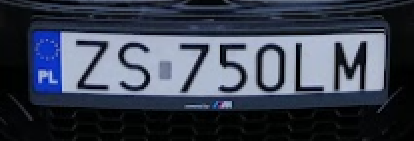
#> input picture src/test_data/plate_ocr_test.png, 414 x 141 px, found by its file name
$ python detection_ocr_test.py
#> lines starting #> are read from the running program, lines starting #| are printed output that depends on the picture; after the words box and inside, x2 and y2 are one past the last pixel; in counts of white or black regions, pixels touching at a corner belong together; long printed decimals are rounded
### src/ocr_detection.py
import re

import cv2
import numpy as np
import pytesseract

from src.utils import scale_image


# [26 lines left out: functions process, get_contours, detect_licence_plate_characters, not called in this run]


def get_candidates(image, cnts, avg_sizes, candidates, counter, verbose):
    cnts = cnts[0] if len(cnts) == 2 else cnts[1]
    for c in cnts:
        x, y, w, h = cv2.boundingRect(c)
        area = w * h
        if h >= image.shape[0] - 5:
            continue

        if w / h > 1.5 or h / w > 5 or area < 100:
            if verbose:
                # różowy
                cv2.rectangle(image, (x, y), (x + w, y + h), (255, 100, 255), 3)
            continue
        counter += 1

        if area > 1900:
            if verbose:
                cv2.rectangle(image, (x, y), (x + w, y + h), (0, 255, 255), 3)
            avg_sizes.append(h)
            candidates.append([x, y, w, h])

    return [avg_sizes, candidates, counter]


def ocr_with_segmentation(image, verbose=False):
    org_image = image.copy()
    # blue
    candidate_color = (255, 0, 0)
    # grey
    non_max_color = (192, 192, 192)

    img_gray = cv2.cvtColor(image, cv2.COLOR_BGR2GRAY)
    _, thresh = cv2.threshold(img_gray, 200, 255, cv2.THRESH_BINARY + cv2.THRESH_OTSU)

    result = np.zeros(image.shape, dtype=np.uint8)
    result_bin = np.zeros(image.shape, dtype=np.uint8)
    hsv = cv2.cvtColor(image, cv2.COLOR_BGR2HSV)
    lower = np.array([0, 0, 0])
    upper = np.array([179, 100, 130])
    mask = cv2.inRange(hsv, lower, upper)

    # Perform morph close and merge for 3-channel ROI extraction
    kernel = cv2.getStructuringElement(cv2.MORPH_RECT, (3, 3))
    close = cv2.morphologyEx(mask, cv2.MORPH_CLOSE, kernel, iterations=1)
    extract = cv2.merge([close, close, close])

    # Find contours, filter using contour area, and extract using Numpy slicing

    avg_sizes = []
    candidates = []
    counter = 0

    cnts = cv2.findContours(close, cv2.RETR_TREE, cv2.CHAIN_APPROX_SIMPLE)
    [avg_sizes, candidates, counter] = get_candidates(image, cnts, avg_sizes, candidates, counter, verbose)

    cnts = cv2.findContours(thresh, cv2.RETR_TREE, cv2.CHAIN_APPROX_SIMPLE)
    [avg_sizes, candidates, counter] = get_candidates(image, cnts, avg_sizes, candidates, counter, verbose)

    if not len(avg_sizes) > 0:
        return ''

    avg_height = np.mean(avg_sizes)
    if verbose:
        print('avg_height', avg_height)
        # print('std_dev', statistics.pstdev(avg_sizes))
        # print('variance', statistics.variance(avg_sizes))
        print(np.sort(avg_sizes))

    nms_candidates = []
    thresh_rgb = cv2.cvtColor(thresh, cv2.COLOR_GRAY2RGB)
    thresh_rgb = 255 - thresh_rgb
    for el in candidates:
        x, y, w, h = el
        nms_candidates.append([y, x, h, w])
        if h < (avg_height - 10):
            continue

        if verbose:
            print(x, y, w, h)
            cv2.rectangle(image, (x, y), (x + w, y + h), candidate_color, 3)
        result_bin[y:y + h, x:x + w] = thresh_rgb[y:y + h, x:x + w]
        result[y:y + h, x:x + w] = extract[y:y + h, x:x + w]

    # [4 lines of commented-out code are left out]

    if verbose:
        print('contours count', counter)

    invert = 255 - result
    invert_tresh = 255 - result_bin
    # connected = cv2.addWeighted(invert, 0.5, invert_tresh, 0.5, 0.0)
    predicted_result = pytesseract.image_to_string(
        invert_tresh, lang='eng', config='--psm 6 --oem 1 tessedit_char_whitelist=ABCDEFGHIJKLMNOPQRSTUVWXYZ0123456789')

    if predicted_result:
        predicted_result = predicted_result.replace(')', 'J')
        letters = re.findall("[A-Z0-9]+", predicted_result)
        predicted_result = ' '.join(letters)

    if verbose:
        cv2.imshow('org_image', org_image)
        cv2.imshow('image', image)
        # cv2.imshow('Concatenated image', connected)
        cv2.imshow('Binary image rgb', invert_tresh)
        cv2.imshow('close', close)
        cv2.imshow('invert', invert)
        cv2.waitKey()

    return predicted_result

### src/tests/detection_ocr_test.py
import cv2
import numpy as np

from src.ocr_detection import ocr_with_segmentation

verbose = True

test_dict = {
    'test_data/plate_ocr_test.png': 'ZS750LM',
    'test_data/1662209672.800843.png': 'FZ6828J',
    'test_data/1662286826.753569.png': 'FZ0150G',
    'test_data/1661452014.770696.png': 'FZ5055K',
    'test_data/1661452165.056953.png': 'DJ93282',
    'test_data/1661448258.096648.png': 'FZ2942J',
    'test_data/1661454606.268474.png': 'FZ2942J',
    'test_data/1661455167.149186.png': 'FZ2942J',
    'test_data/1661456134.643931.png': 'FZ2942J',
    'test_data/blurred_plate.png': 'FZ5055K',
}

for key in test_dict:
    img = cv2.imread(key)
#> img is the input picture: shape (141, 414, 3); mean B, G, R 81.6, 66.2, 59.2
    scale_height = 300
    h, w, _ = img.shape
#> h = 141; w = 414
    w_new = int(np.round(w * scale_height / h))
#> w_new = 881
    img = cv2.resize(img, (w_new, scale_height))
#> img: shape (300, 881, 3)

    value = ocr_with_segmentation(img, verbose)
#> in ocr_with_segmentation, `_, thresh = cv2.threshold(img_gray, 200, 255, cv2.THRESH_BINARY + cv2...`:
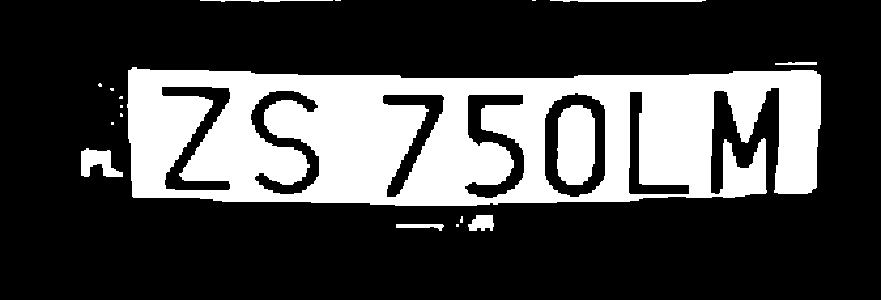
#> thresh: shape (300, 881); 27.3% white; 18 white regions (10 under 20 px), largest, box (x1, y1, x2, y2) and area: (127, 67, 821, 206) 67715, (557, 105, 595, 185) 2662, (81, 148, 123, 177) 724
#> in ocr_with_segmentation, `hsv = cv2.cvtColor(image, cv2.COLOR_BGR2HSV)`: hsv: shape (300, 881, 3); mean H, S, V 102.7, 100.7, 81.6
#> in ocr_with_segmentation, `mask = cv2.inRange(hsv, lower, upper)`: mask: shape (300, 881); 30% white; 239 white regions (183 under 20 px), largest, box (x1, y1, x2, y2) and area: (43, 0, 881, 300) 38442, (0, 0, 839, 143) 15374, (710, 87, 783, 198) 2415
#> in ocr_with_segmentation, `close = cv2.morphologyEx(mask, cv2.MORPH_CLOSE, kernel, iterations=1)`:
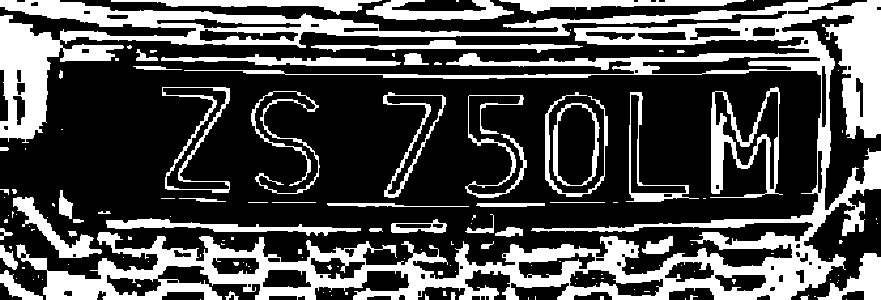
#> close: shape (300, 881); 30.7% white; 145 white regions (94 under 20 px), largest, box (x1, y1, x2, y2) and area: (0, 0, 881, 300) 56115, (710, 87, 783, 198) 2529, (366, 0, 514, 20) 1602
#> in ocr_with_segmentation, `extract = cv2.merge([close, close, close])`: extract: shape (300, 881, 3); 30.7% white; 145 white regions (94 under 20 px)
#> in ocr_with_segmentation, `cnts = cv2.findContours(close, cv2.RETR_TREE, cv2.CHAIN_APPROX_SIMPLE)`: cnts = 215 contours, 123 with area under 20; largest, box (x1, y1, x2, y2) and area: (0, 0, 881, 300) 62252, (710, 87, 783, 198) 3866, (553, 103, 600, 186) 3205, (557, 104, 596, 186) 2655, (162, 87, 230, 193) 2334
#> the loop in get_candidates, `for c in cnts:` made 215 passes
#> (x, y, w, h, area) on passes 8, 9, 11: (800, 295, 9, 5, 45), (690, 295, 8, 5, 40), (425, 294, 4, 6, 24)
#> after the loop in get_candidates, `for c in cnts:`:
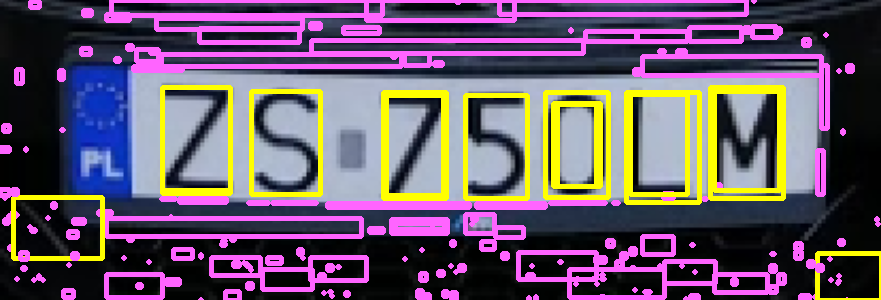
#> image: shape (300, 881, 3); mean B, G, R 104, 86, 105.5
#> after the loop in get_candidates, `for c in cnts:`: avg_sizes = [47, 61, 83, 82, 103, 110, 100, 105, 106, 100, 103, 111, 99, 106, 103]; candidates = 15 items, first 6: [817, 253, 64, 47], [13, 197, 89, 61], [553, 103, 47, 83], [557, 104, 39, 82], [465, 95, 62, 103], [626, 92, 73, 110]; counter = 25
#> in ocr_with_segmentation, `cnts = cv2.findContours(thresh, cv2.RETR_TREE, cv2.CHAIN_APPROX_SIMPLE)`: cnts = 24 contours, 10 with area under 20; largest, box (x1, y1, x2, y2) and area: (127, 67, 821, 206) 82438, (544, 92, 606, 198) 5598, (464, 94, 525, 199) 2626, (161, 86, 231, 191) 2568, (557, 105, 595, 185) 2558
#> call 2 of get_candidates, with counter = 25, verbose = True
#> the loop in get_candidates (call 2), `for c in cnts:` made 24 passes
#> (x, y, w, h, area) on passes 2, 3, 4, 5, 12, 13, 14, 15, 16, 17, 18, 19: (396, 224, 48, 7, 336), (460, 216, 3, 7, 21), (468, 215, 26, 16, 416), (81, 148, 42, 29, 1218), (127, 67, 694, 139, 96466), (464, 94, 61, 105, 6405), (382, 94, 63, 104, 6552), (544, 92, 62, 106, 6572), (557, 105, 38, 80, 3040), (628, 91, 62, 104, 6448), (250, 90, 70, 105, 7350), (161, 86, 70, 105, 7350)
#> after the loop in get_candidates (call 2), `for c in cnts:`:
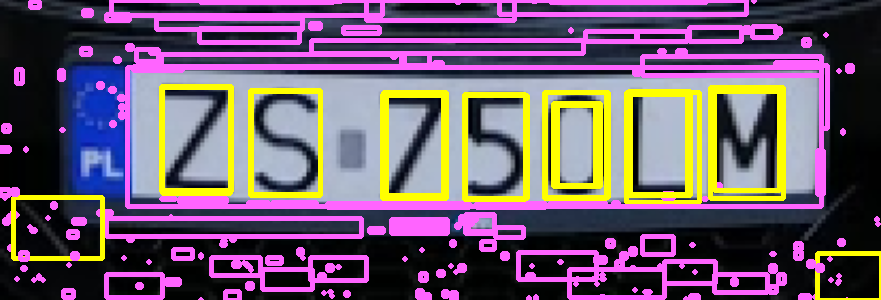
#> image: shape (300, 881, 3); 3.21% of pixels changed, all inside (x1, y1, x2, y2) = (96, 3, 824, 231)
#> after the loop in get_candidates (call 2), `for c in cnts:`: avg_sizes = [47, 61, 83, 82, 103, 110, 100, 105, 106, 100, 103, 111, 99, 106, 103, 105, 104, 106, 80, 104, 105, 105]; candidates = 22 items, first 6: [817, 253, 64, 47], [13, 197, 89, 61], [553, 103, 47, 83], [557, 104, 39, 82], [465, 95, 62, 103], [626, 92, 73, 110]; counter = 33
#> in ocr_with_segmentation, `avg_height = np.mean(avg_sizes)`: avg_height = 96.73
#| avg_height 96.727
#| [ 47  61  80  82  83  99 100 100 103 103 103 104 104 105 105 105 105 106
#|  106 106 110 111]
#> the loop in ocr_with_segmentation, `for el in candidates:` made 22 passes
#> (x, y, w, h) on passes 1 to 11: (817, 253, 64, 47), (13, 197, 89, 61), (553, 103, 47, 83), (557, 104, 39, 82), (465, 95, 62, 103), (626, 92, 73, 110), (630, 94, 57, 100), (545, 92, 63, 105), (383, 92, 63, 106), (386, 95, 57, 100), (251, 91, 69, 103)
#> el on passes 12 to 17: [710, 87, 73, 111], [714, 91, 65, 99], [162, 87, 68, 106], [162, 87, 68, 103], [464, 94, 61, 105], [382, 94, 63, 104]
#| 465 95 62 103
#| 626 92 73 110
#| 630 94 57 100
#| 545 92 63 105
#| 383 92 63 106
#| 386 95 57 100
#| 251 91 69 103
#| 710 87 73 111
#> (further printed lines are left out)
#> after the loop in ocr_with_segmentation, `for el in candidates:`:
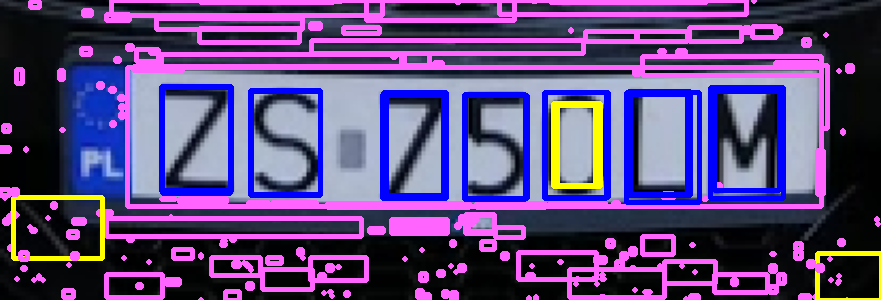
#> image: shape (300, 881, 3); 6.7% of pixels changed, all inside (x1, y1, x2, y2) = (159, 84, 786, 205)
#> after the loop in ocr_with_segmentation, `for el in candidates:`:
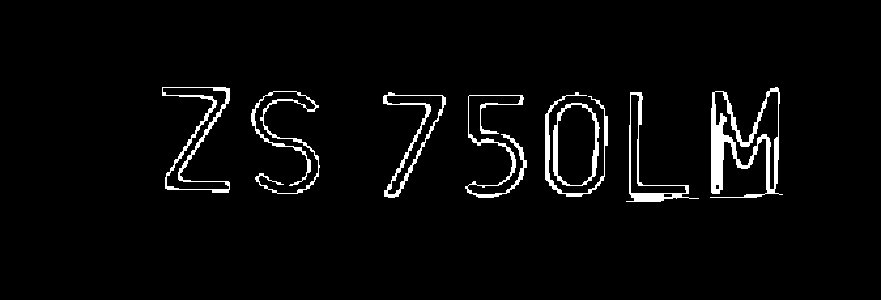
#> result: shape (300, 881, 3); 3.5% white; 8 white regions, largest, box (x1, y1, x2, y2) and area: (710, 87, 783, 198) 2529, (162, 87, 230, 193) 1144, (251, 91, 320, 194) 1056
#> after the loop in ocr_with_segmentation, `for el in candidates:`:
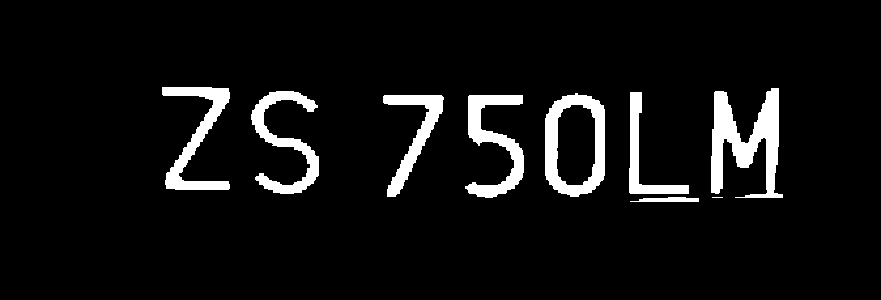
#> result_bin: shape (300, 881, 3); 6.6% white; 9 white regions (1 under 20 px), largest, box (x1, y1, x2, y2) and area: (711, 88, 783, 198) 3892, (545, 93, 605, 197) 2793, (465, 95, 524, 198) 2404
#| contours count 33
#> (the run stopped early here; a loop or call above may not have finished)

$ run again, with src/test_data/1661448266.958315.png copied over src/test_data/plate_ocr_test.png
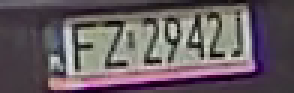
#> input picture src/test_data/1661448266.958315.png, 98 x 31 px, found by its file name (shown 3 times larger)
#> img is the input picture: shape (31, 98, 3); mean B, G, R 97.3, 91.9, 102.9
#> img: shape (300, 948, 3)
#> thresh: shape (300, 948); 38.4% white; 6 white regions, box (x1, y1, x2, y2) and area: (156, 20, 823, 290) 104956, (157, 174, 206, 230) 1836, (541, 73, 573, 127) 1351, (617, 96, 648, 139) 716, (114, 0, 148, 8) 226, (168, 138, 180, 152) 128
#> hsv: shape (300, 948, 3); mean H, S, V 103.8, 49.2, 105.4
#> mask: shape (300, 948); 58.2% white; 28 black regions (9 under 20 px), largest, box (x1, y1, x2, y2) and area: (150, 16, 873, 300) 113913, (160, 178, 203, 228) 1307, (543, 75, 571, 126) 1105
#> close: shape (300, 948); 58.4% white; 22 black regions (2 under 20 px), largest, box (x1, y1, x2, y2) and area: (150, 17, 873, 300) 113788, (160, 178, 202, 226) 1300, (543, 75, 571, 125) 1102
#> extract: shape (300, 948, 3); 58.4% white; 22 black regions (2 under 20 px)
#> in ocr_with_segmentation, `cnts = cv2.findContours(close, cv2.RETR_TREE, cv2.CHAIN_APPROX_SIMPLE)`: cnts = 32 contours, 8 with area under 20; largest, box (x1, y1, x2, y2) and area: (0, 0, 948, 300) 165308, (159, 177, 203, 227) 1372, (409, 100, 436, 160) 1183, (542, 74, 572, 126) 1162, (619, 100, 643, 138) 548
#> the loop in get_candidates, `for c in cnts:` made 32 passes
#> (x, y, w, h, area) on passes 4, 5, 6, 8, 9, 10, 11, 12: (607, 249, 28, 2, 56), (283, 245, 46, 3, 138), (718, 231, 94, 11, 1034), (560, 225, 10, 4, 40), (537, 224, 17, 5, 85), (711, 205, 44, 8, 352), (409, 100, 27, 60, 1620), (0, 0, 948, 300, 284400)
#> after the loop in get_candidates, `for c in cnts:`: avg_sizes = [50]; candidates = [[159, 177, 44, 50]]; counter = 4
#> in ocr_with_segmentation, `[avg_sizes, candidates, counter] = get_candidates(image, cnts, avg_siz..`: avg_sizes = [50]; candidates = [[159, 177, 44, 50]]; counter = 4
#> in ocr_with_segmentation, `cnts = cv2.findContours(thresh, cv2.RETR_TREE, cv2.CHAIN_APPROX_SIMPLE)`: cnts = 19 contours; largest, box (x1, y1, x2, y2) and area: (156, 20, 823, 290) 133522, (229, 62, 413, 229) 10134, (525, 48, 585, 203) 5265, (601, 39, 660, 191) 4456, (451, 53, 523, 210) 3971
#> the loop in get_candidates (call 2), `for c in cnts:` made 19 passes
#> (x, y, w, h, area) on passes 1 to 8: (157, 174, 49, 56, 2744), (168, 138, 12, 14, 168), (156, 20, 667, 270, 180090), (265, 254, 15, 4, 60), (430, 233, 18, 7, 126), (557, 223, 16, 8, 128), (537, 223, 19, 8, 152), (600, 216, 45, 4, 180)
#> after the loop in get_candidates (call 2), `for c in cnts:`:
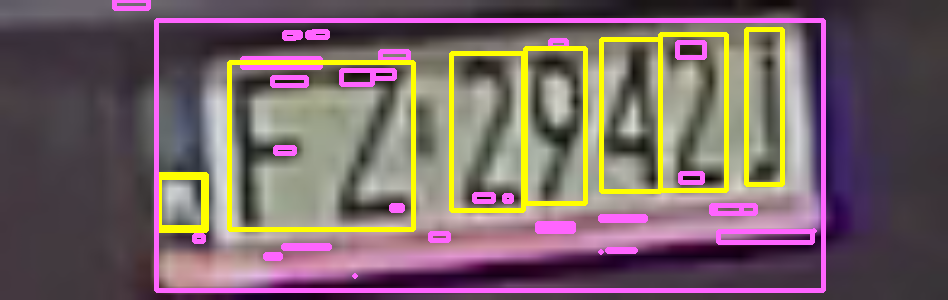
#> image: shape (300, 948, 3); mean B, G, R 101.4, 99.4, 118.8
#> after the loop in get_candidates (call 2), `for c in cnts:`: avg_sizes = [50, 56, 167, 157, 155, 152, 156, 155]; candidates = [[159, 177, 44, 50], [157, 174, 49, 56], [229, 62, 184, 167], [451, 53, 72, 157], [525, 48, 60, 155], [601, 39, 59, 152], [660, 34, 66, 156], [746, 29, 36, 155]]; counter = 15
#> in ocr_with_segmentation, `[avg_sizes, candidates, counter] = get_candidates(image, cnts, avg_siz..`: avg_sizes = [50, 56, 167, 157, 155, 152, 156, 155]; counter = 15
#> avg_height = 131
#| avg_height 131.0
#| [ 50  56 152 155 155 156 157 167]
#> the loop in ocr_with_segmentation, `for el in candidates:` made 8 passes
#> (printed output is left out)
#> after the loop in ocr_with_segmentation, `for el in candidates:`:
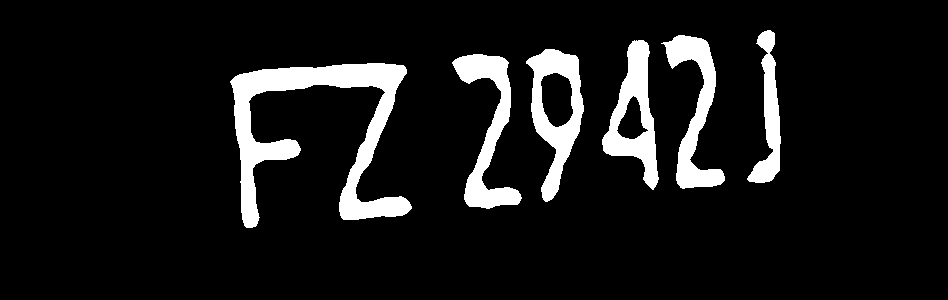
#> result_bin: shape (300, 948, 3); 9.3% white; 6 white regions, box (x1, y1, x2, y2) and area: (230, 63, 412, 228) 9607, (452, 54, 522, 209) 3745, (526, 49, 584, 202) 3742, (602, 40, 659, 190) 3569, (661, 35, 725, 189) 3463, (747, 30, 781, 183) 2219
#> after the loop in ocr_with_segmentation, `for el in candidates:`: nms_candidates = [[177, 159, 50, 44], [174, 157, 56, 49], [62, 229, 167, 184], [53, 451, 157, 72], [48, 525, 155, 60], [39, 601, 152, 59], [34, 660, 156, 66], [29, 746, 155, 36]]
#| contours count 15
#> invert: shape (300, 948, 3); 87.9% white; 9 black regions (2 under 20 px), largest, box (x1, y1, x2, y2) and area: (229, 62, 413, 229) 11889, (601, 34, 726, 191) 9198, (525, 48, 585, 203) 5002

$ run again, with src/test_data/2.png copied over src/test_data/plate_ocr_test.png
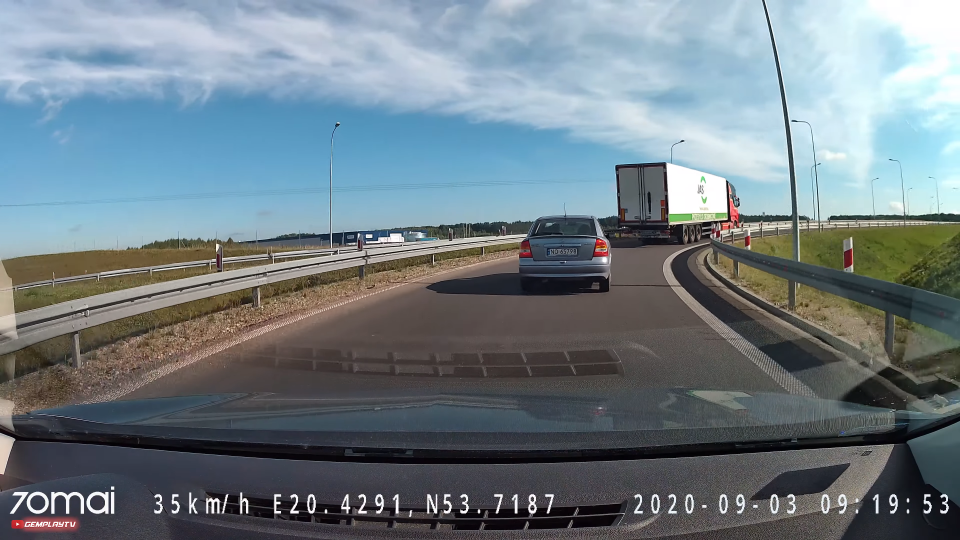
#> input picture src/test_data/2.png, 1920 x 1080 px, found by its file name (shown at 1/2 size)
#> img is the input picture: shape (1080, 1920, 3); mean B, G, R 133.2, 125.8, 112.7
#> img: shape (300, 533, 3)
#> thresh: shape (300, 533); 47.5% white; 499 white regions (440 under 20 px), largest, box (x1, y1, x2, y2) and area: (0, 0, 440, 216) 59352, (424, 0, 533, 145) 11899, (430, 170, 488, 194) 414
#> hsv: shape (300, 533, 3); mean H, S, V 82.4, 60.7, 139.6
#> mask: shape (300, 533); 44.6% white; 445 white regions (423 under 20 px), largest, box (x1, y1, x2, y2) and area: (0, 50, 533, 300) 68268, (115, 105, 198, 152) 463, (7, 154, 52, 174) 251
#> close: shape (300, 533); 49% white; 81 white regions (76 under 20 px), largest, box (x1, y1, x2, y2) and area: (0, 50, 533, 300) 77388, (7, 147, 91, 174) 565, (0, 141, 32, 151) 115, (403, 101, 411, 119) 59, (468, 132, 475, 144) 38
#> extract: shape (300, 533, 3); 49% white; 81 white regions (76 under 20 px)
#> in ocr_with_segmentation, `cnts = cv2.findContours(close, cv2.RETR_TREE, cv2.CHAIN_APPROX_SIMPLE)`: cnts = 198 contours, 111 with area under 20; largest, box (x1, y1, x2, y2) and area: (0, 50, 533, 300) 85580, (17, 131, 296, 201) 4818, (440, 158, 489, 194) 700, (7, 147, 91, 174) 454, (409, 146, 438, 171) 381
#> the loop in get_candidates, `for c in cnts:` made 198 passes
#> (x, y, w, h, area) on passes 3, 17, 18: (28, 164, 9, 5, 45), (7, 147, 84, 27, 2268), (68, 152, 6, 7, 42)
#> after the loop in get_candidates, `for c in cnts:`: avg_sizes = []; counter = 9
#> in ocr_with_segmentation, `[avg_sizes, candidates, counter] = get_candidates(image, cnts, avg_siz..`: avg_sizes = []; counter = 9
#> in ocr_with_segmentation, `cnts = cv2.findContours(thresh, cv2.RETR_TREE, cv2.CHAIN_APPROX_SIMPLE)`: cnts = 779 contours, 732 with area under 20; largest, box (x1, y1, x2, y2) and area: (0, 0, 440, 216) 58576, (424, 0, 533, 145) 11591, (8, 152, 141, 188) 464, (430, 170, 488, 194) 382, (462, 247, 496, 285) 358
#> the loop in get_candidates (call 2), `for c in cnts:` made 779 passes
#> c on passes 39 to 41: [[9, 290], [9, 291]], [[344, 289]], [[317, 289]]
#> after the loop in get_candidates (call 2), `for c in cnts:`:
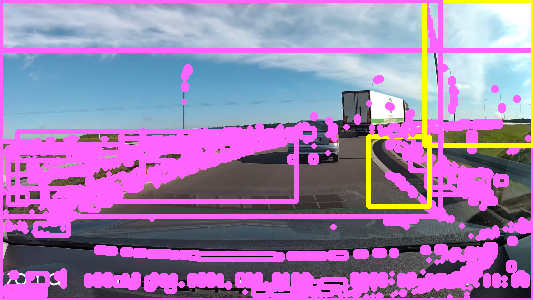
#> image: shape (300, 533, 3); mean B, G, R 175.6, 126.4, 158.8
#| avg_height 107.5
#| [ 70 145]
#> the loop in ocr_with_segmentation, `for el in candidates:` made 2 passes
#> el on passes 1 to 2: [368, 136, 61, 70], [424, 0, 109, 145]
#> (printed output is left out)
#> after the loop in ocr_with_segmentation, `for el in candidates:`:
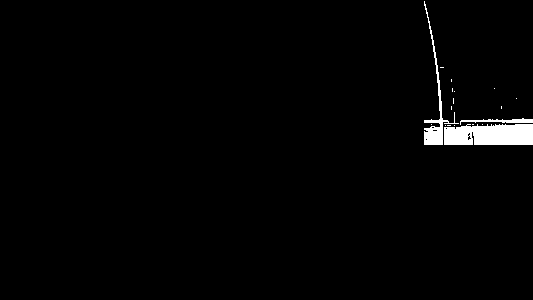
#> result_bin: shape (300, 533, 3); 1.7% white; 18 white regions (15 under 20 px), largest, box (x1, y1, x2, y2) and area: (444, 124, 533, 145) 1716, (424, 1, 459, 145) 679, (460, 118, 533, 125) 210
#| contours count 23
#> invert: shape (300, 533, 3); 99.4% white; 15 black regions (13 under 20 px), largest, box (x1, y1, x2, y2) and area: (424, 50, 533, 145) 930, (468, 132, 475, 144) 38
